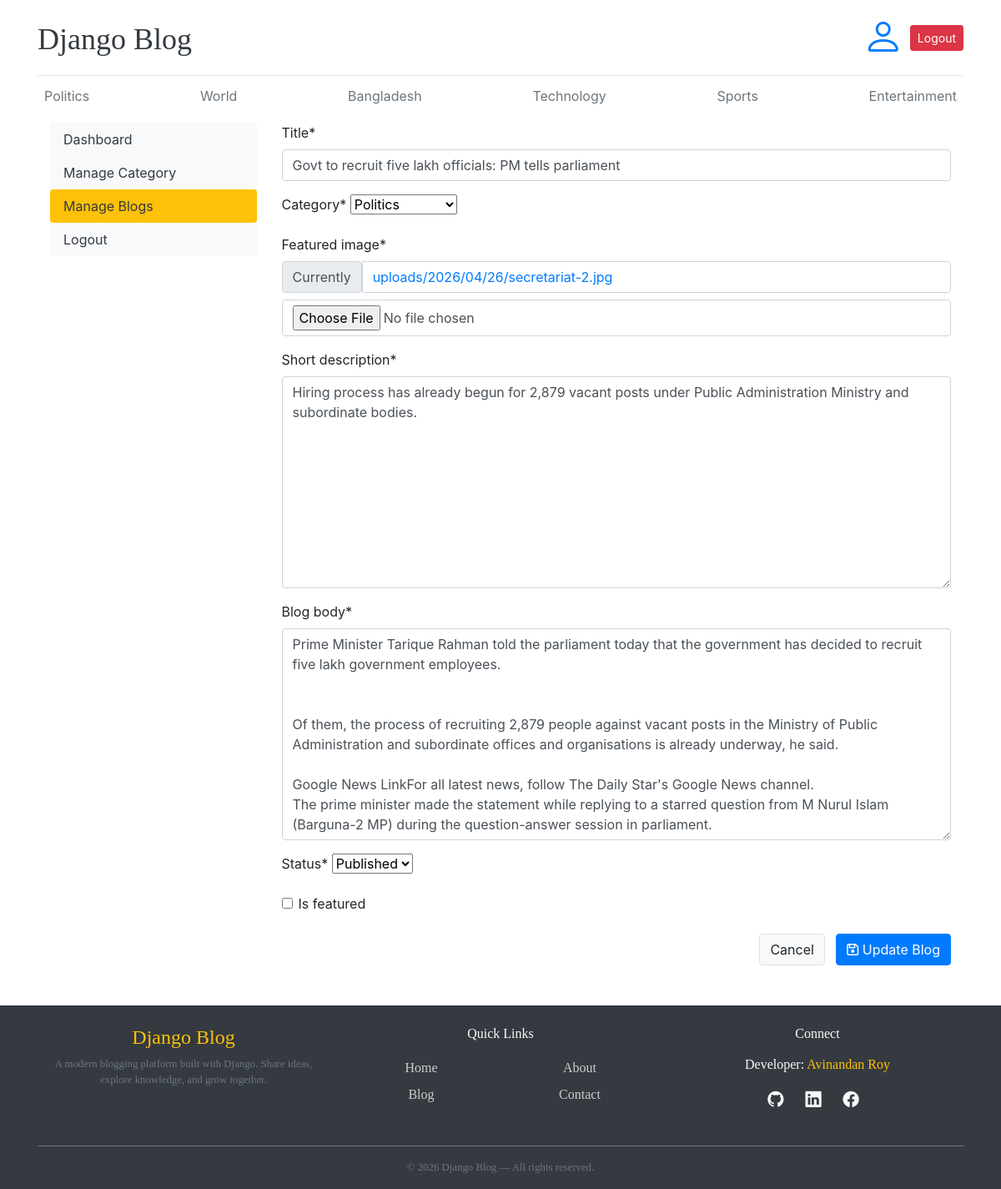
The page /dashboard/edit_blog/govt-to-recruit-five-lakh-officials-pm-tells-parliament (signed in) on the database its author committed.
### blogs/models.py (models this page shows, shortened)
class Category(models.Model):
    category_name = models.CharField(max_length= 100 , unique= True)
    created_at = models.DateTimeField(auto_now_add= True)
    updated_at = models.DateTimeField(auto_now= True)
    class Meta:
        verbose_name = 'Category'
        verbose_name_plural = 'Categories'
    def __str__(self):
        return self.category_name

class Blog(models.Model):
    title = models.CharField(max_length= 200)
    slug = models.SlugField(max_length=300 , unique= True, blank= True)
    category = models.ForeignKey(Category , on_delete=models.CASCADE)
    author = models.ForeignKey(User , on_delete= models.CASCADE)
    featured_image = models.ImageField(upload_to='uploads/%Y/%m/%d/')
    short_description = models.TextField(max_length=500)
    blog_body = models.TextField(max_length=10000)
    status = models.CharField(choices=STATUS_CHOICES, default='Draft' ,max_length=20)
    is_featured = models.BooleanField(default=False)
    created_at = models.DateTimeField(auto_now_add= True)
    updated_at = models.DateTimeField(auto_now= True)
    class Meta:
        verbose_name = 'Blog'
        verbose_name_plural = 'Blogs'
        ordering = ['-created_at']

### dashboard/views.py (the view)
# urls.py: path('edit_blog/<slug:slug>',views.edit_blog ,name='edit_blog'),
@login_required(login_url="login")
def edit_blog(req, slug):
    blog = get_object_or_404(Blog, slug = slug)
    if req.method == 'POST':
        form =BlogForm(req.POST,req.FILES, instance= blog)
        if form.is_valid():
            form.save()
            return redirect("single_post_view" ,blog.category , blog.slug)
    form =BlogForm(instance= blog)
    context ={
        "form": form,
        "blog": blog,
    }
    return render(req, "dashboard/edit_blog.html" ,context)

### dashboard/forms.py
class BlogForm(forms.ModelForm):
    class Meta:
        model = Blog
        fields = ['title','category', 'featured_image', 'short_description', 'blog_body', 'status','is_featured', ]
        exclude = ['author', 'slug', 'created_at', 'updated_at']

### blogs/context_processors.py (called while the page is built)
def get_categories(request):
    categories = Category.objects.all()
    return dict( categories = categories )

def get_social_Links(request):
    social_links = Social_Media_Link.objects.all()
    return dict(social_links = social_links)

### templates/dashboard/edit_blog.html (shortened to what this page needs)
{% extends 'base.html' %}
{% block content %}
  {% load crispy_forms_tags %}
  <div class="container-fluid">
    <div class="row">
      {% include 'dashboard/sidebar.html' %}
      <div class="col-md-9">
        <form action="{% url 'edit_blog' blog.slug %}" method="POST" enctype="multipart/form-data">
          {{ form|crispy }}
          <div class="d-flex justify-content-end gap-2 mt-4">
            <a href="#" class="btn btn-light border btn-custom">Cancel</a>
            <button type="submit" class="btn btn-primary btn-custom"><i class="fa fa-save me-1"></i> Update Blog</button>
          </div>
        </form>
      </div>
    </div>
  </div>
{% endblock %}

### templates/base.html (shortened to what this page needs)
{% load static %}
<!DOCTYPE html>
<html lang="en">
  <head>
    <link href="https://getbootstrap.com/docs/4.0/dist/css/bootstrap.min.css" rel="stylesheet" />
    <link href="https://cdn.jsdelivr.net/npm/bootstrap-icons@1.11.3/font/bootstrap-icons.css" rel="stylesheet" />
    <link rel="stylesheet" href="{% static 'css/blog.css' %}" />
  </head>
  <body>
    <div class="content-wrapper">
      <div class="container">
        <header class="blog-header py-3">
          <div class="row flex-nowrap justify-content-between align-items-center">
            <div class="col-8 pt-1">
              <a class="blog-header-logo text-dark" href="/">Django Blog</a>
            </div>
            <div class="col-4 d-flex justify-content-end align-items-center">
              {% if not user.is_authenticated %}
                <a class="btn btn-sm btn-warning" href="{% url 'login' %}">Login</a> &nbsp;
                <a class="btn btn-sm btn-outline-secondary" href="{% url 'register' %}">Register</a>
              {% else %}
                <a href="{% url 'dashboard' %}"><i class="bi bi-person pr-2 display-4 fw-bold"></i></a>
                <a class="btn btn-sm btn-danger" href="{% url 'logout' %}">Logout</a>
              {% endif %}
            </div>
          </div>
        </header>
        <div class="nav-scroller py-1 mb-2">
          <nav class="nav d-flex justify-content-between">
            {% for category in categories %}
              {% if category %}
                <a class="p-2 text-muted" href="{% url 'post_by_category' category.id %}">{{ category.category_name }}</a>
              {% endif %}
            {% endfor %}
          </nav>
        </div>
        {% block content %}
        {% endblock %}
      </div>
    </div>
    <footer class="footer bg-dark text-light pt-4 pb-3 mt-5">
      <div class="container">
        <div class="row text-center text-md-start">
          <div class="col-12 col-md-4 mb-4">
            <h4 class="fw-bold text-warning">Django Blog</h4>
            <p class="small text-muted px-2 px-md-0">A modern blogging platform built with Django. Share ideas, explore knowledge, and grow together.</p>
          </div>
          <div class="col-12 col-md-4 mb-4">
            <h6 class="fw-semibold mb-3">Quick Links</h6>
            <div class="row">
              <div class="col-6">
                <a href="/" class="footer-link py-1 d-block">Home</a>
                <a href="#" class="footer-link py-1 d-block">Blog</a>
              </div>
              <div class="col-6">
                <a href="#" class="footer-link py-1 d-block">About</a>
                <a href="#" class="footer-link py-1 d-block">Contact</a>
              </div>
            </div>
          </div>
          <div class="col-12 col-md-4 mb-4">
            <h6 class="fw-semibold mb-3">Connect</h6>
            <p>
              Developer:
              <a href="#" class="text-warning text-decoration-none fw-semibold">Avinandan Roy</a>
            </p>
            <div class="d-flex justify-content-center justify-content-md-center gap-3 mt-2">
              <a href="#" class="footer-icon text-light mx-2"><i class="bi bi-github"></i></a>
              <a href="#" class="footer-icon text-light mx-2"><i class="bi bi-linkedin"></i></a>
              <a href="#" class="footer-icon text-light mx-2"><i class="bi bi-facebook"></i></a>
            </div>
          </div>
        </div>
        <hr class="border-secondary my-3" />
        <div class="text-center small text-muted px-2">© 2026 Django Blog — All rights reserved.</div>
      </div>
    </footer>
  </body>
</html>

### static/css/blog.css (style rules this page uses)
.blog-header { border-bottom: 1px solid #e5e5e5; }
.blog-header-logo { font-family: "Playfair Display", Georgia, "Times New Roman", serif; font-size: 2.25rem; }
h1, h2, h3, h4, h5, h6 { font-family: "Playfair Display", Georgia, "Times New Roman", serif; }
.display-4 { font-size: 2.5rem; }
@media (min-width: 768px) { .display-4 { font-size: 3rem; } }
.footer { font-family: "Playfair Display", Georgia, "Times New Roman", serif; }
.footer-link { color: #ccc; text-decoration: none; }
.footer-icon { font-size: 1.4rem; padding-right: 10px; color: #ccc; font-size: 1.2rem; }

### templates/base.html (style rules this page uses)
body { min-height: 100vh; display: flex; flex-direction: column; }
.content-wrapper { flex: 1 0 auto; }
footer { flex-shrink: 0; }

### templates/dashboard/edit_blog.html (style rules this page uses)
.btn-custom { transition: all 0.3s ease; }

### rows shown on the page
Category: category_name "Politics"
Category: category_name "World"
Category: category_name "Bangladesh"
Category: category_name "Technology"
Category: category_name "Sports"
Category: category_name "Entertainment"
Blog: title "Govt to recruit five lakh officials: PM tells parliament", category "Politics", short_description "Hiring process has already begun for 2,879 vacant posts under Public Administration Ministry and subordinate bodies.", blog_body "Prime Minister Tarique Rahman told the parliament today that the government has decided to recruit five lakh government employees. Of them, the process of recruiting 2,879 people against vacant posts in the Ministry of Public Administration and subordinate offices and organisations is already underway, he said. Google News LinkFor all latest news, follow The Daily Star's Google News channel. The prime minister made the statement while replying to a starred question from M Nurul Islam (Barguna-2 MP) during the question-answer session in parliament.", status "Published"
